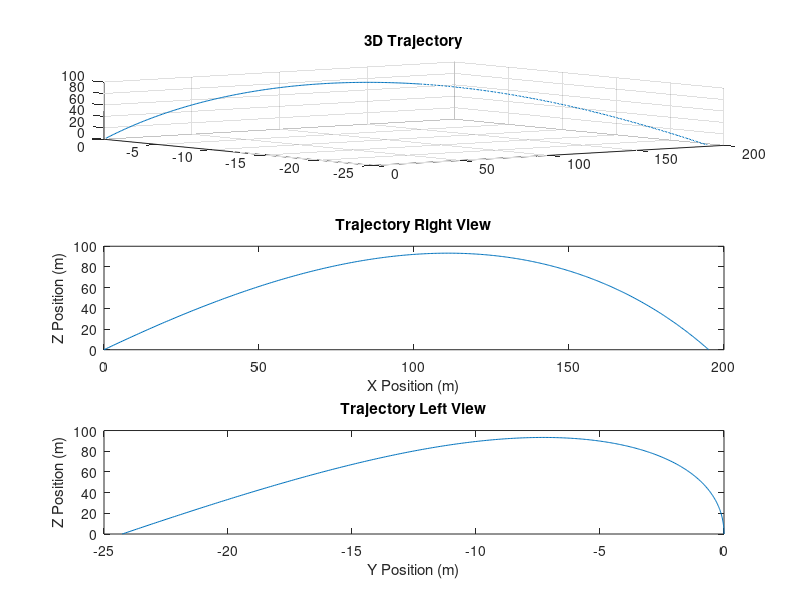

Here is the MATLAB script that generated this plot:
% Golf Ball Simulation
%
% Simulates the flight of a golf ball flying in wind using the ODE45 differential
% equation solver.  Incorporates air resistance with static wind blowing the ball.
%
% Function Inputs: None
% Function Outputs: None
% The function will plot the trajectory of the golf ball.
%
% Initial conditions and parameters are specified in the function for easy running.
%
% Nick Eyre - Sept 2012
% Olin College ENGR 2340 - Dynamics
% Assignment 1 - Problem 2


function golfball
clear all

%System Parameters
W = [0 -15 0]; %Wind, mph
v = 150;      %Launch Speed, mph
a = 35;       %Angle from Horizontal, degrees
m = .0459;    %kg
Cd = .25;     %unitless
D = .04115;   %m
p = 1.02;     %kg/m^2
g = -9.8;     %m/s^2

%Simulation Parameters
Tmax = 100;   %seconds
dt = .02;     %seconds

%Calculated Parameters
c = pi*p*Cd*D^2/8/m;  %Combined Drag Constants
G = [0;0;g];  %Gravity (m/s^2)
W = W*.447;   %Convert to m/s
v = v*.447; %convert to m/s
V = [v*sind(a) 0 v*cosd(a)];

%State Variable Definitions
% Z=[R, V] (postition & its derivatives are vectors)

%Run Simulation
Z0 = [[0 0 0],V];  %Initial Conditions
T0 = [0:dt:Tmax];  %Max Time Vector
options = odeset('Events', @events);  %Setup Events
[T Z] = ode45(@equations, T0, Z0, options);  %Run Solver

%Plot Results
subplot(3,1,1)
  plot3(Z(:,1),Z(:,2),Z(:,3)) %3D Plot
  title('3D Trajectory')
  grid on
subplot(3,1,2)
  plot(Z(:,1),Z(:,3)) %2D Plot X vs Z
  title('Trajectory Right View'); xlabel('X Position (m)'); ylabel('Z Position (m)');
subplot(3,1,3)
  plot(Z(:,2),Z(:,3)) %2D Plot Y vs Z
  title('Trajectory Left View'); xlabel('Y Position (m)'); ylabel('Z Position (m)');

  %Function Definition
  function derivatives = equations(T, X)
    %Extract
    R = X(1:3);
    V = X(4:6);

    %Calculate Relative Velocity & Drag Force
    Vr = V-W';
    Fd = -c*norm(Vr)*Vr;

    %Calculate Acceleration
    A = G + Fd;

    %Return State Vector
    derivatives = [V;A];
  end

  %Events Function
  function [eventvalue,stopthecalc,eventdir] = events(T,X)
    %Stop when it hits ground
    eventvalue = X(3);
    stopthecalc = 1;
    eventdir = -1;
  end

end %projectile